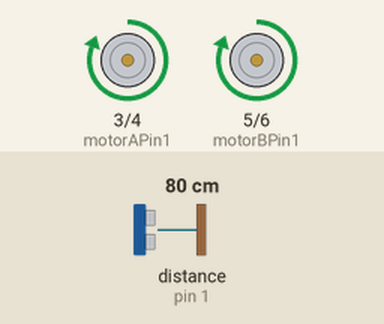
Simulated run of this sketch. Board: Arduino Uno, built with avr-gcc and run on an emulated ATmega328P. Parts: motor-driver pin pairs drawn as motors (green arrow = first pin HIGH = forward, orange = second pin HIGH = backward, longer = more drive, scaled by the enable pin). Inputs (shaded band) come from the test bench; at power-on: distance to the obstacle (sensor on pin 1) 80 cm. The echo pulse lasts 58.3 µs per cm.

Above: at 1.2 s.
1.3 s: distance to the obstacle (sensor on pin 1) set to 21 cm
2.8 s: distance to the obstacle (sensor on pin 1) set to 18 cm
At 3.3 s:
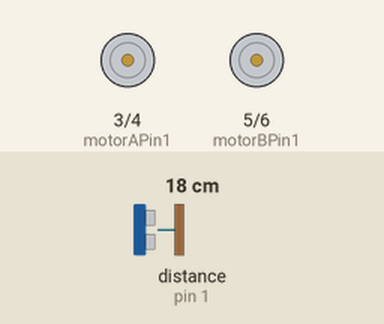
4.3 s: distance to the obstacle (sensor on pin 1) set to 35 cm
At 5.3 s:
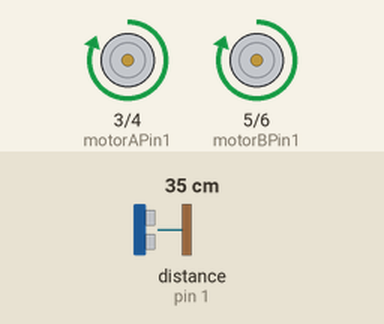
5.8 s: distance to the obstacle (sensor on pin 1) set to 2 cm
At 6.6 s:
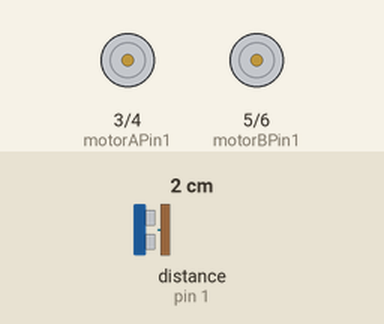
Timing chart, 0 to 8.3 s (numbered marks = the images above; inputs shaded):
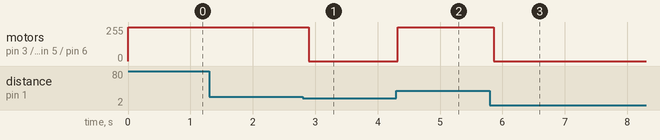

Measured:
- the behaviour switches between 20 and 19 cm on distance to the obstacle (sensor on pin 1) (found by bisection; images 0 and 1)
- after the input at 1.3 s, every drawn part: stays the same
- after the input at 2.8 s, motor on pin 3 (motorAPin1) / pin 4 (motorAPin2), motor on pin 5 (motorBPin1) / pin 6 (motorBPin2): forward 255/255 → stopped after 0.10 s
- after the input at 4.3 s, motor on pin 3 (motorAPin1) / pin 4 (motorAPin2), motor on pin 5 (motorBPin1) / pin 6 (motorBPin2): stopped → forward 255/255 at once
- after the input at 5.8 s, motor on pin 3 (motorAPin1) / pin 4 (motorAPin2), motor on pin 5 (motorBPin1) / pin 6 (motorBPin2): forward 255/255 → stopped after 0.06 s

The sketch:

sketch_feb26a.ino
```cpp
//  A connections
const int motorAPin1 = 3;  // Connect to L298N IN1
const int motorAPin2 = 4;  // Connect to L298N IN2
const int motorAEnablePin =8;  // Connect to L298N ENA
const int motorBPin1 = 5;  // Connect to L298N IN1
const int motorBPin2 = 6;  // Connect to L298N IN2
const int motorBEnablePin = 9;  // Connect to L298N ENA

// Ultrasonic sensor connections
const int trigPin = 0;  // Connect to the trigger pin on the ultrasonic sensor
const int echoPin = 1;  // Connect to the echo pin on the ultrasonic sensor


// Define the threshold distance for obstacle detection in centimeters
const int obstacleThreshold = 20;

void setup() {
  // Initialize serial communication
  Serial.begin(9600);

  // Set motor A control pins as outputs
  pinMode(motorAPin1, OUTPUT);
  pinMode(motorAPin2, OUTPUT);
  pinMode(motorAEnablePin, OUTPUT);
  pinMode(motorBPin1, OUTPUT);
  pinMode(motorBPin2, OUTPUT);
  pinMode(motorBEnablePin, OUTPUT);

  // Set ultrasonic sensor trigger and echo pins as OUTPUT and INPUT, respectively
  pinMode(trigPin, OUTPUT);
  pinMode(echoPin, INPUT);

}

void moveMotorAForward( ) {
  // Move Motor A forward

  digitalWrite(motorAPin1, HIGH);
  digitalWrite(motorAPin2, LOW);
 analogWrite(motorAEnablePin, 255);


 digitalWrite(motorBPin1, HIGH);
  digitalWrite(motorBPin2, LOW);
 analogWrite(motorBEnablePin, 255);

  }

void stopMotorA() {
  // Stop Motor A
  digitalWrite(motorAPin1, LOW);
  digitalWrite(motorAPin2, LOW);
  analogWrite(motorAEnablePin, 0);
  digitalWrite(motorBPin1, LOW);
  digitalWrite(motorBPin2, LOW);
  analogWrite(motorBEnablePin, 0);

}

void loop() {
  // Trigger the ultrasonic sensor
  digitalWrite(trigPin, LOW);
  delayMicroseconds(2);
  digitalWrite(trigPin, HIGH);
  delayMicroseconds(10);
  digitalWrite(trigPin, LOW);

  // Measure the time it takes for the ultrasonic pulse to return
  long duration = pulseIn(echoPin, HIGH);

  // Calculate the distance in centimeters
  int distance = duration / 58;

  // Check for obstacles
  if (distance < obstacleThreshold) {
       stopMotorA();
  } else {
  //   // If no obstacle, move Motor A forward
  moveMotorAForward();
  }

  // Add a delay before the next measurement
  delay(100);
}
```
